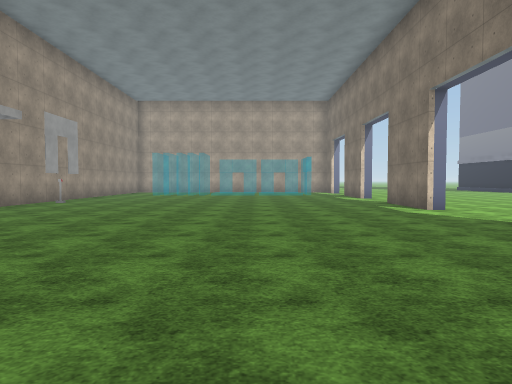
[1] (above)

14 first-person views from a walk through a Unity game level. The camera is 1.5 m above the floor, tilts 2° down and sees 75° across. The floor is counted in squares, 2 m on a side. Each view is taken from the middle of a square. On the plan, view 1 faces up. The plan holds only what a view shows up to about 11 squares ahead; the rest is blank. The place goes on beyond the plan. Flat ground stands in for the terrain. The player character is not drawn. Some surface patterns are stand-ins.

[2]
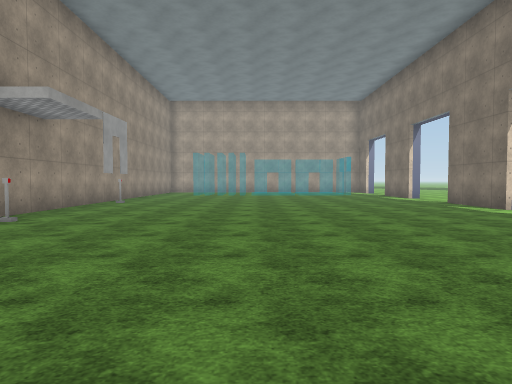

[3]
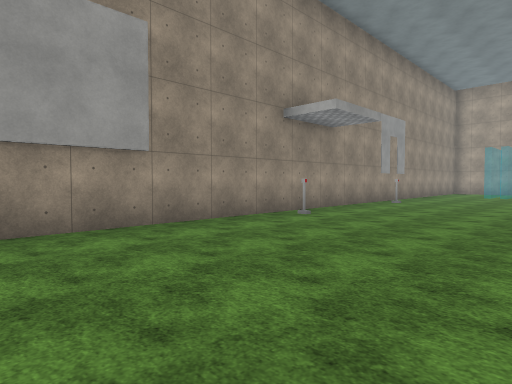

[4]
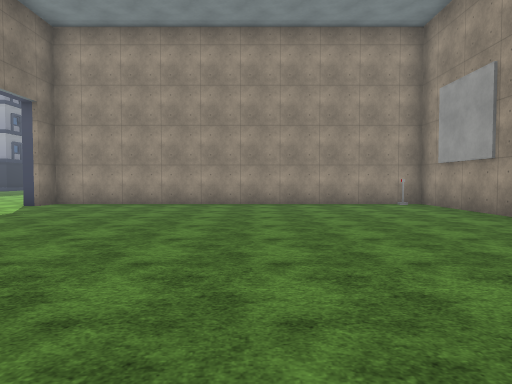

[5]
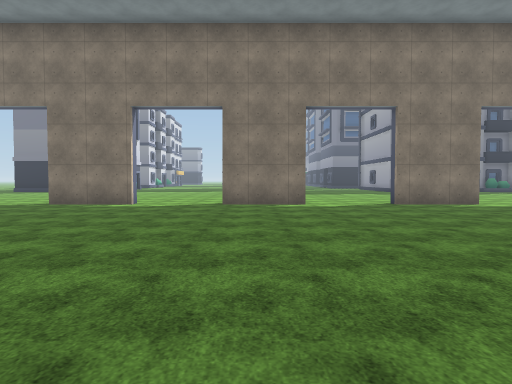

[6]
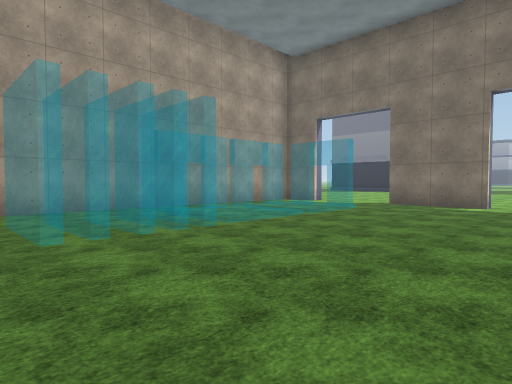

[7]
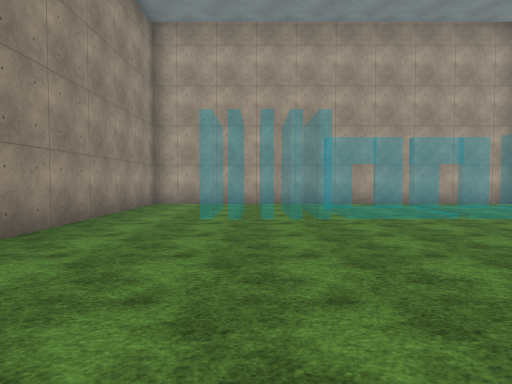

[8]
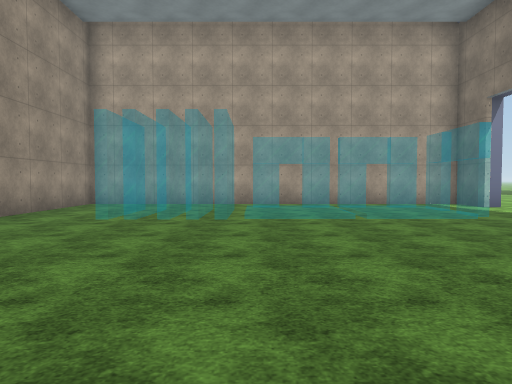

[9]
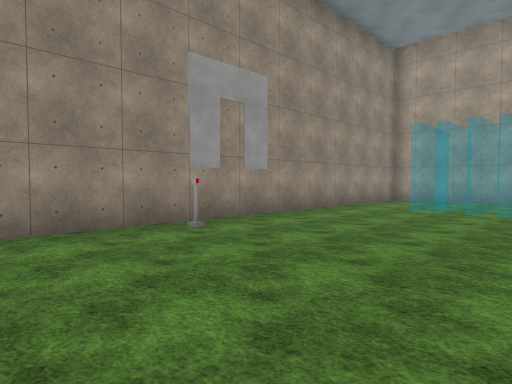

[10]
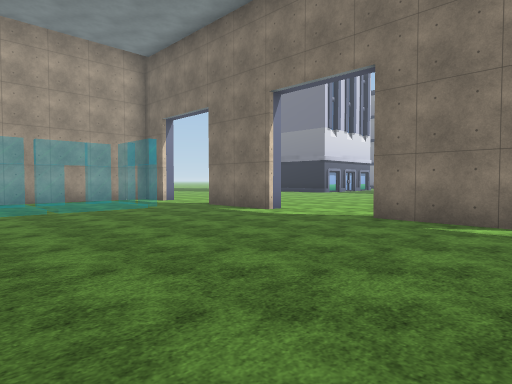

[11]
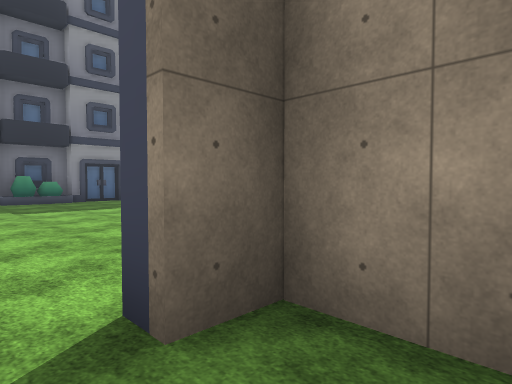

[12]
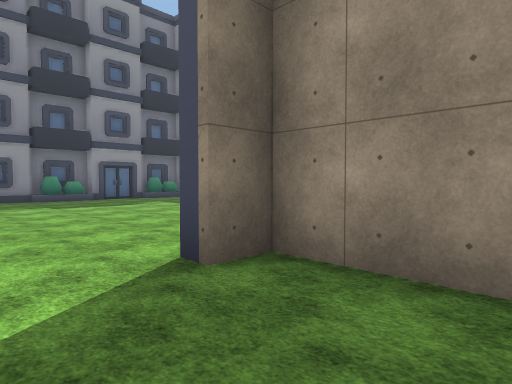

[13]
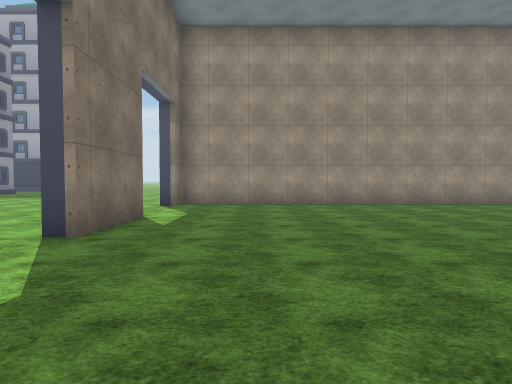

[14]
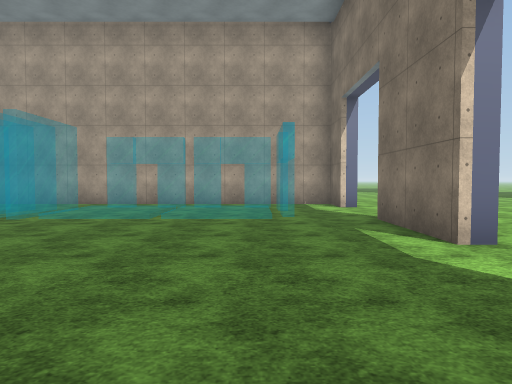

### Floor plan
Key: @ floor where view 1 was taken; # wall or solid block; x gap in a wall; . main floor; : floor 0.25 m higher than the main floor; / step, stairs or slope; = window, fence, low wall or low ledge; O other object.
Columns run from 8 left of view 1 to 16 right of it. Each row starts with its distance up from view 1.
 21 #############
 20 #...........#.
 19 #.....=.=x==..
 18 #..===/:/::...
 17 #..===/:/::=..
 16 #...........#...
 15 #...........#...
 14 #...........#....
 13 #................
 12 #...............
 11 #O..........#....
 10 #...........#....
  9 #...........#...
  8 #..............
  7 #.............
  6 #O............
  5 #...........#..
  4 #...........# ..
  3 #............ ..
  2 #................
  1 #....................
  0 #.......@...#...........O
 -1 ############# ..........O
 -2                 ........O
 -3                   ......O

Positions as (right, up) in squares from view 1, and headings:
1: (0, 0), facing up
2: (-2, 0), facing up
3: (-2, 0), facing up-left
4: (-2, 10), facing down
5: (-6, 10), facing right
6: (-6, 12), facing up-right
7: (-4, 10), facing up
8: (-2, 10), facing up
9: (-2, 8), facing up-left
10: (-2, 8), facing up-right
11: (3, 1), facing down-right
12: (2, 2), facing down-right
13: (2, 10), facing down
14: (2, 10), facing up
